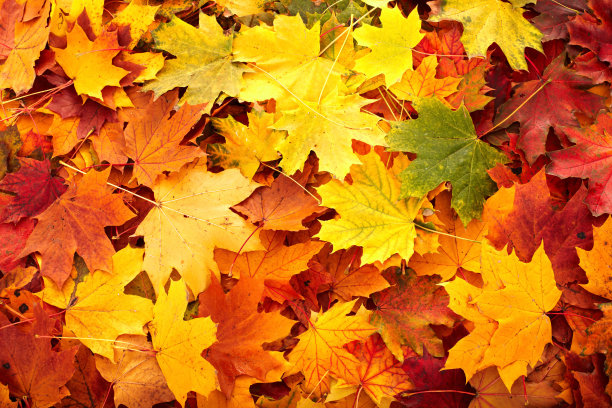
//> input picture opencv_C++/maple_leaf.jpg, 612 x 408 px
$ ./BGR_pictures   (built with g++ and OpenCV 4)
//> lines starting //> are read from the running program, lines starting //| are printed output that depends on the picture
#include <opencv2/opencv.hpp>

int main()
{
    cv::Mat lena = cv::imread("maple_leaf.jpg");
//> lena is the input picture: 408 rows x 612 cols, CV_8UC3; mean B, G, R 23, 114.3, 204.5
    std::vector<cv::Mat> channels;
    cv::split(lena, channels);
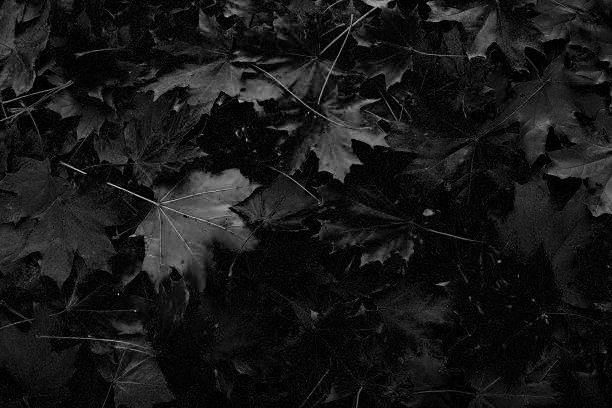
//> channels[0]: 408 rows x 612 cols, CV_8UC1; min 0, max 217, mean 23
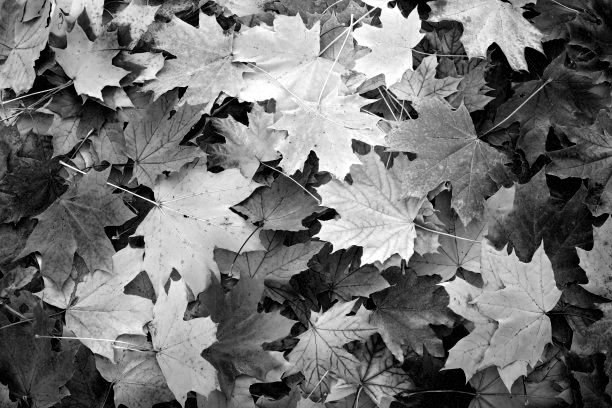
//> channels[1]: 408 rows x 612 cols, CV_8UC1; min 0, max 255, mean 114.3
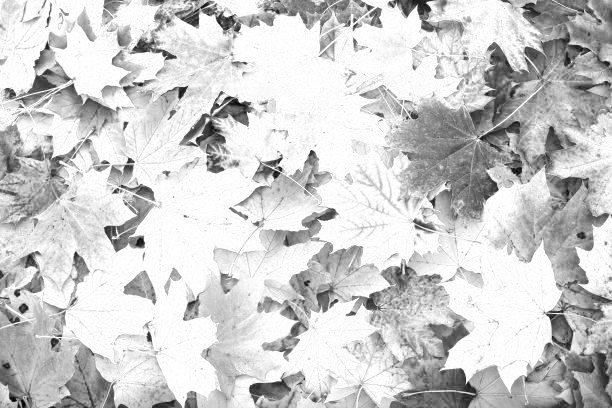
//> channels[2]: 408 rows x 612 cols, CV_8UC1; min 0, max 255, mean 204.5

    cv::Mat bgr;
    cv::merge(channels, bgr);

    cv::Mat brg = cv::Mat(channels[0].rows, channels[0].cols, CV_8UC3);
//> brg: 408 rows x 612 cols, CV_8UC3; every value is 0
    cv::Mat brgChannels[] = { channels[0], channels[2], channels[1] };
    cv::merge(brgChannels, 3, brg);
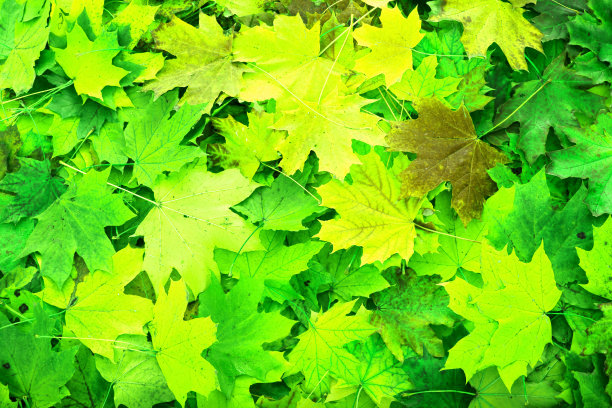
//> brg: 408 rows x 612 cols, CV_8UC3; mean B, G, R 23, 204.5, 114.3

    cv::Mat rgb;
    cv::Mat rgbChannels[] = { channels[2], channels[1], channels[0] };
    cv::merge(rgbChannels, 3, rgb);
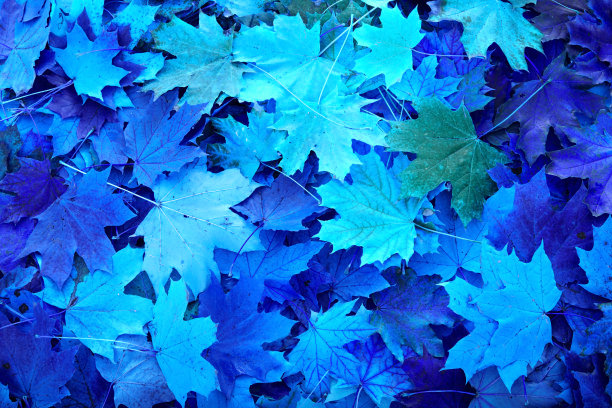
//> rgb: 408 rows x 612 cols, CV_8UC3; mean B, G, R 204.5, 114.3, 23

    cv::imshow("bgr", bgr);
    cv::imshow("brg", brg);
    cv::imshow("rgb", rgb);
    cv::waitKey(0);
    cv::destroyAllWindows();

    return 0;
}
